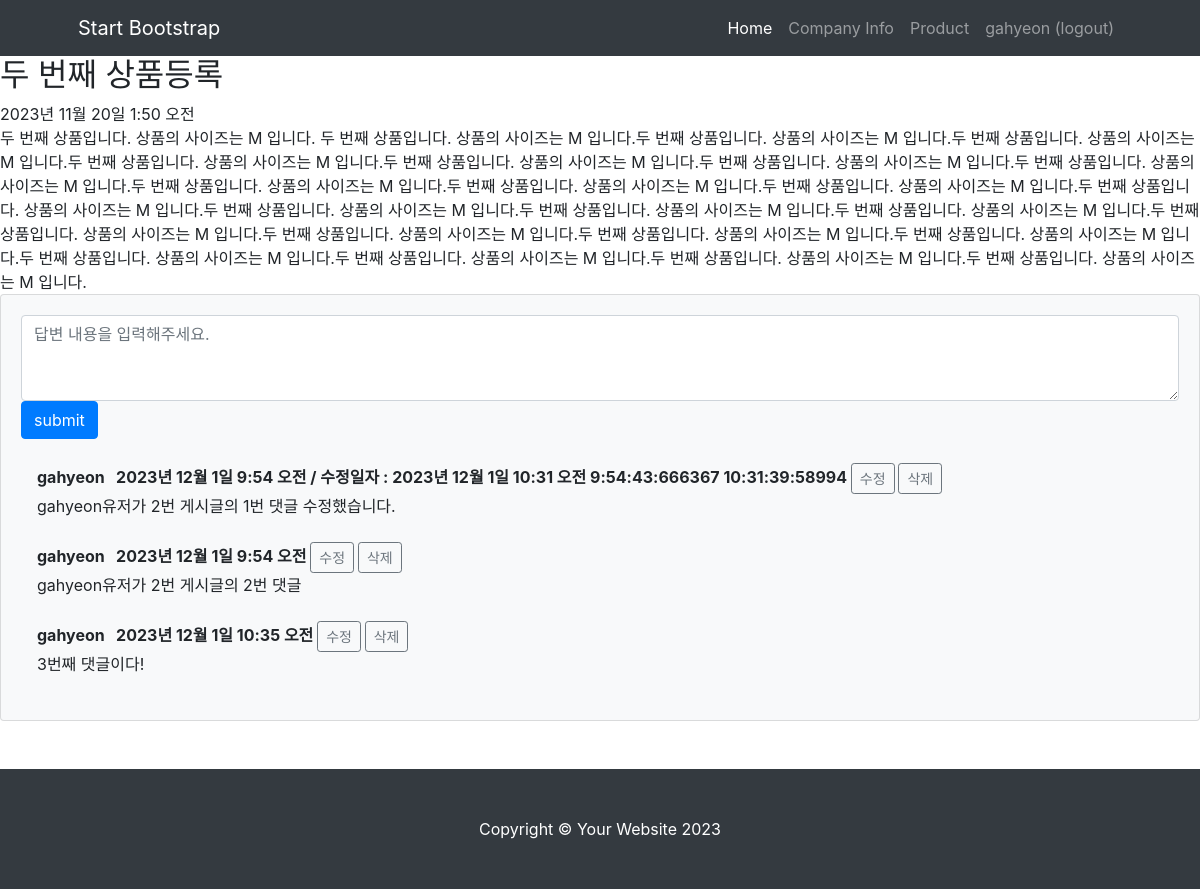
Page /promote/2/ (signed in) on the committed database.
### promote/models.py (models this page shows, shortened)
class MainContent(models.Model):
    title = models.CharField(max_length=200)
    content = models.TextField()
    pub_date = models.DateTimeField('date_published')

class Comment(models.Model):
    author = models.ForeignKey(User, on_delete=models.CASCADE)
    content_list = models.ForeignKey(MainContent, on_delete=models.CASCADE)
    content = models.TextField()
    create_date = models.DateTimeField(auto_now_add=True)
    modify_date = models.DateTimeField(auto_now=True)

### promote/views.py (the view)
# urls.py: path('<int:content_id>/', views.detail, name='detail'), # /promote/content_id 로 views.py의 detail() 연결, name을 작성하여 .html url 연동에서 하드코딩 방지
def detail(request, content_id):
    content_list = get_object_or_404(MainContent, pk=content_id)
    context = {'content_list': content_list}
    return render(request, 'promote/content_detail.html', context)

### templates/promote/content_detail.html (shortened to what this page needs)
{% extends 'base.html' %}
{% block content %}
<h2>{{ content_list.title }}</h2>
<div>
    {{content_list.pub_date}}<br>
    {{content_list.content}}
</div>
<section class="mb-5">
    <div class="card bg-light">
        <div class="card-body">
            <form method="post" class="mb-4" action="{% url 'comment_create' content_list.id %}">
                <textarea id="content" name="content" class="form-control" rows="3" placeholder="답변 내용을 입력해주세요."></textarea>
                <button type="submit" class="btn btn-primary">submit</button>
            </form>
            {% for comment in content_list.comment_set.all %}
            <div class="d-flex">
                <div class="ms-3">
                    <div class="fw-bold">
                        {{comment.author.username}} &nbsp {{comment.create_date}}
                        {% if comment.create_date.second != comment.modify_date.second %}
                        / 수정일자 : {{comment.modify_date}}
                        {{comment.create_date.hour}}:{{comment.create_date.minute}}:{{comment.create_date.second}}:{{comment.create_date.microsecond}}
                        {{comment.modify_date.hour}}:{{comment.modify_date.minute}}:{{comment.modify_date.second}}:{{comment.modify_date.microsecond}}
                        {% endif %}
                        {% if request.user == comment.author %}
                            <a href="{% url 'comment_update' comment.id %}" class="btn btn-sm btn-outline-secondary">수정</a>
                            <a href="{% url 'comment_delete' comment.id %}" class="btn btn-sm btn-outline-secondary">삭제</a>
                        {% endif %}
                    </div>
                    {{comment.content}}
                </div>
            </div>
            <br/>
            {% endfor %}
        </div>
    </div>
</section>
{% endblock %}

### templates/navbar.html (shortened to what this page needs)
<nav class="navbar navbar-expand-lg navbar-dark bg-dark">
    <div class="container px-5">
        <a class="navbar-brand" href="#!">Start Bootstrap</a>
        <div class="collapse navbar-collapse" id="navbarSupportedContent">
            <ul class="navbar-nav ms-auto mb-2 mb-lg-0">
                <li class="nav-item"><a class="nav-link active" aria-current="page" href="/">Home</a></li>
                <li class="nav-item"><a class="nav-link" href="/company/">Company Info</a></li>
                <li class="nav-item"><a class="nav-link" href="/promote/">Product</a></li>
                {% if user.is_authenticated %}
                <li class="nav-item"><a class="nav-link" href="{% url 'accounts:logout' %}">{{ user.username }} (logout) </a></li>
                {% else %}
                <li class="nav-item"><a class="nav-link" href="{% url 'accounts:login' %}">login</a></li>
                {% endif %}
            </ul>
        </div>
    </div>
</nav>

### rows in the picture
MainContent: title "두 번째 상품등록", pub_date "2023년 11월 20일 1:50 오전", content "두 번째 상품입니다. 상품의 사이즈는 M 입니다. 두 번째 상품입니다. 상품의 사이즈는 M 입니다.두 번째 상품입니다. 상품의 사이즈는 M 입니다.두 번째 상품입니다. 상품의 사이즈는 M 입니다.두 번째 상품입니다. 상품의 사이즈는 M 입니다.두 번째 상품입니다. 상품의 사이즈는 M 입니다.두 번째 상품입니다. 상품의 사이즈는 M 입니다.두 번째 상품입니다. 상품의 사이즈는 M 입니다.두 번째 상품입니다. 상품의 사이즈는 M 입니다.두 번째 상품입니다. 상품의 사이즈는 M 입니다.두 번째 상품입니다. 상품의 사이즈는 M 입니다.두 번째 상품입니다. 상품의 사이즈는 M 입니다.두 번째 상품입니다. 상품의 사이즈는 M 입니다.두 번째 상품입니다. 상품의 사이즈는 M 입니다.두 번째 상품입니다. 상품의 사이즈는 M 입니다.두 번째 상품입니다. 상품의 사이즈는 M 입니다.두 번째 상품입니다. 상품의 사이즈는 M 입니다.두 번째 상품입니다. 상품의 사이즈는 M 입니다.두 번째 상품입니다. 상품의 사이즈는 M 입니다.두 번째 상품입니다. 상품의 사이즈는 M 입니다.두 번째 상품입니다. 상품의 사이즈는 M 입니다.두 번째 상품입니다. 상품의 사이즈는 M 입니다.두 번째 상품입니다. 상품의 사이즈는 M 입니다."
Comment: author.username "gahyeon", create_date "2023년 12월 1일 9:54 오전", modify_date "2023년 12월 1일 10:31 오전", create_date.hour "9", create_date.minute "54", create_date.second "43", create_date.microsecond "666367", modify_date.hour "10", modify_date.minute "31", modify_date.second "39", modify_date.microsecond "58994", shows "수정", content "gahyeon유저가 2번 게시글의 1번 댓글 수정했습니다."
Comment: author.username "gahyeon", create_date "2023년 12월 1일 9:54 오전", shows "수정", content "gahyeon유저가 2번 게시글의 2번 댓글"
Comment: author.username "gahyeon", create_date "2023년 12월 1일 10:35 오전", shows "수정", content "3번째 댓글이다!"

### other values in the picture
{{ user.username }} "gahyeon"
